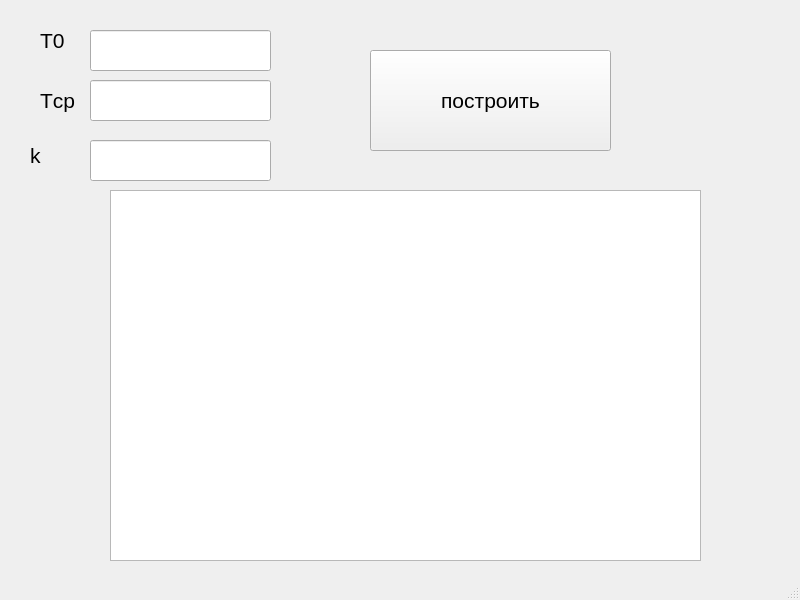
<?xml version="1.0" encoding="UTF-8"?>
<ui version="4.0">
 <class>MainWindow</class>
 <widget class="QMainWindow" name="MainWindow">
  <property name="geometry">
   <rect>
    <x>0</x>
    <y>0</y>
    <width>800</width>
    <height>600</height>
   </rect>
  </property>
  <property name="windowTitle">
   <string>MainWindow</string>
  </property>
  <widget class="QWidget" name="centralwidget">
   <widget class="QLineEdit" name="lnt0">
    <property name="geometry">
     <rect>
      <x>90</x>
      <y>30</y>
      <width>181</width>
      <height>41</height>
     </rect>
    </property>
   </widget>
   <widget class="QLineEdit" name="lnts">
    <property name="geometry">
     <rect>
      <x>90</x>
      <y>80</y>
      <width>181</width>
      <height>41</height>
     </rect>
    </property>
   </widget>
   <widget class="QLineEdit" name="lnk">
    <property name="geometry">
     <rect>
      <x>90</x>
      <y>140</y>
      <width>181</width>
      <height>41</height>
     </rect>
    </property>
   </widget>
   <widget class="QLabel" name="label_2">
    <property name="geometry">
     <rect>
      <x>40</x>
      <y>80</y>
      <width>101</width>
      <height>41</height>
     </rect>
    </property>
    <property name="font">
     <font>
      <pointsize>16</pointsize>
     </font>
    </property>
    <property name="text">
     <string>Tср</string>
    </property>
   </widget>
   <widget class="QGraphicsView" name="graphicsView">
    <property name="geometry">
     <rect>
      <x>110</x>
      <y>190</y>
      <width>591</width>
      <height>371</height>
     </rect>
    </property>
   </widget>
   <widget class="QLabel" name="label">
    <property name="geometry">
     <rect>
      <x>40</x>
      <y>20</y>
      <width>121</width>
      <height>41</height>
     </rect>
    </property>
    <property name="font">
     <font>
      <pointsize>16</pointsize>
     </font>
    </property>
    <property name="text">
     <string>T0</string>
    </property>
   </widget>
   <widget class="QLabel" name="label_3">
    <property name="geometry">
     <rect>
      <x>30</x>
      <y>130</y>
      <width>111</width>
      <height>51</height>
     </rect>
    </property>
    <property name="font">
     <font>
      <pointsize>16</pointsize>
     </font>
    </property>
    <property name="text">
     <string>k</string>
    </property>
   </widget>
   <widget class="QPushButton" name="btn">
    <property name="geometry">
     <rect>
      <x>370</x>
      <y>50</y>
      <width>241</width>
      <height>101</height>
     </rect>
    </property>
    <property name="font">
     <font>
      <pointsize>16</pointsize>
     </font>
    </property>
    <property name="text">
     <string>построить</string>
    </property>
   </widget>
  </widget>
  <widget class="QMenuBar" name="menubar">
   <property name="geometry">
    <rect>
     <x>0</x>
     <y>0</y>
     <width>800</width>
     <height>26</height>
    </rect>
   </property>
  </widget>
  <widget class="QStatusBar" name="statusbar"/>
 </widget>
 <resources/>
 <connections/>
</ui>
